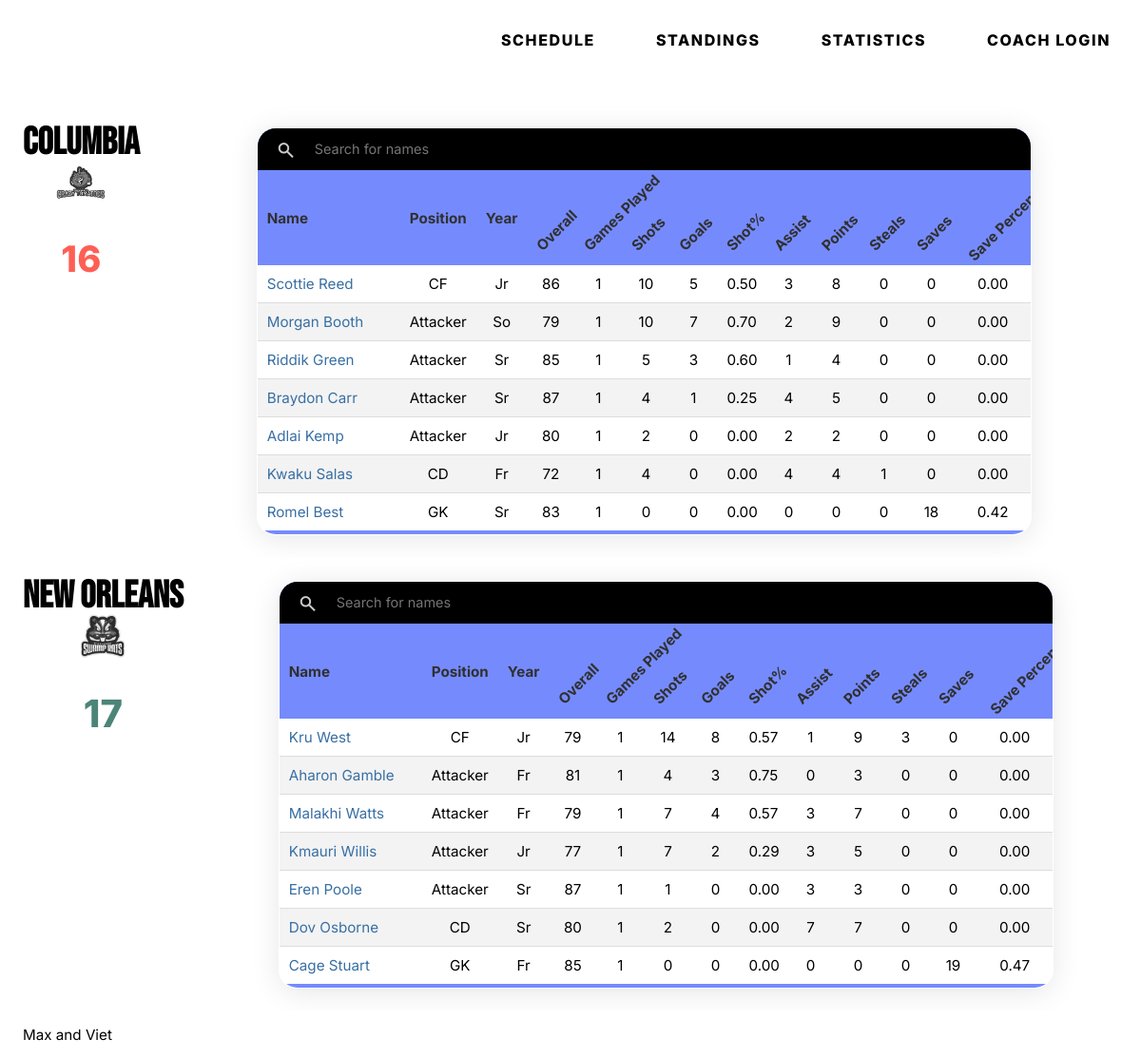
The page /2/boxscore/ on the database as committed earlier.
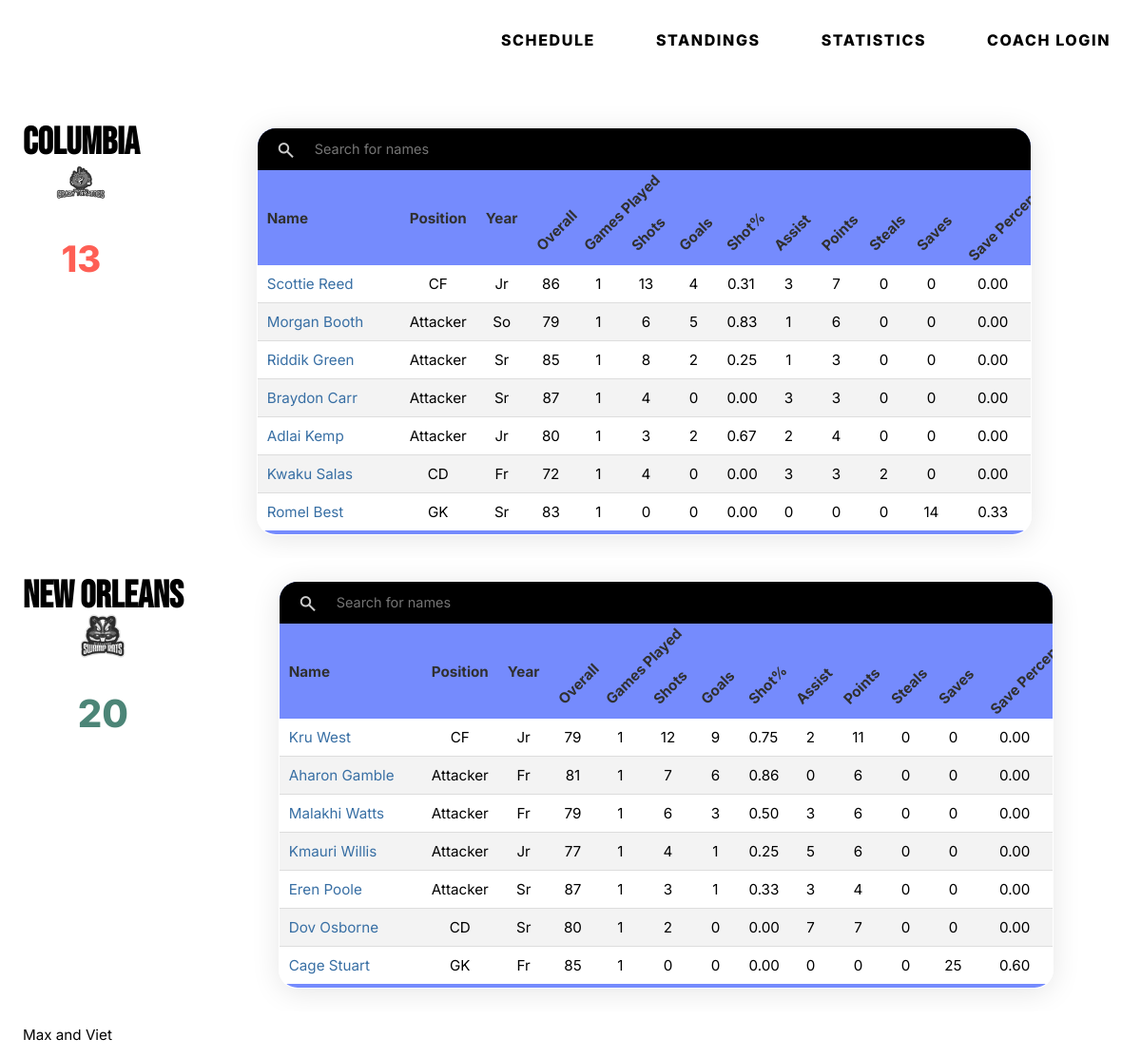
The same page on the database as committed later.
### tables this page shows
CREATE TABLE schedule (
  schedule_id INTEGER DEFAULT NULL PRIMARY KEY AUTOINCREMENT,
  season INTEGER DEFAULT NULL,
  match_number INTEGER DEFAULT NULL,
  home_id INTEGER DEFAULT NULL,
  away_id INTEGER DEFAULT NULL,
  home_goals INTEGER DEFAULT NULL,
  away_goals INTEGER DEFAULT NULL,
  match_type text,
  competition_abb text,
  competition_type text,
  tiebreaker text,
  played text,
  commentary text,
  boxscore text,
  debug text,
  html_report text,
  home_rating double DEFAULT NULL,
  away_rating double DEFAULT NULL
);

CREATE TABLE players_stats (
  id integer NOT NULL PRIMARY KEY AUTOINCREMENT,
  season text,
  player_id text,
  age text,
  team_id text,
  opp_team_id text,
  match_number text,
  position text,
  game_played text,
  shots text,
  goals text,
  shot_percentage text,
  assists text,
  points text,
  steals text,
  goals_allowed text,
  saves text,
  save_percentage text,
  match_rating text
);

CREATE TABLE players (
  player_id INTEGER DEFAULT NULL PRIMARY KEY AUTOINCREMENT,
  team_id INTEGER DEFAULT NULL,
  first_name text,
  last_name text,
  age text,
  position text,
  jersey INTEGER NOT NULL DEFAULT '0',
  swimming INTEGER NOT NULL DEFAULT '0',
  ballhandling INTEGER NOT NULL DEFAULT '0',
  passing INTEGER NOT NULL DEFAULT '0',
  shooting INTEGER NOT NULL DEFAULT '0',
  defense INTEGER NOT NULL DEFAULT '0',
  goalkeeping INTEGER NOT NULL DEFAULT '0',
  fit INTEGER NOT NULL DEFAULT '0',
  aggression INTEGER NOT NULL DEFAULT '0',
  overall INTEGER NOT NULL DEFAULT '0'
);

### main.py (the view)
@app.route('/<int:id>/boxscore/', methods=('GET', 'POST'))
def schedule_boxscore(id):
  conn = get_db_connection()
  teams = conn.execute('SELECT * FROM teams').fetchall()
  schedule = conn.execute('SELECT * FROM schedule WHERE schedule_id = ?', (id,)).fetchone()
  print(schedule)
  matchnumber = conn.execute(
    "SELECT COUNT(DISTINCT match_number) AS count FROM schedule").fetchone(
    )['count']
  player_stats = conn.execute(
    'SELECT p.player_id AS id, p.last_name AS last, p.first_name AS first, p.team_id AS team_id, p.age AS year, ps.position AS position, p.overall AS overall, ps.game_played AS game_played, ps.shots as shots, ps.goals AS goals, ps.shot_percentage AS shot_percentage, ps.assists AS assists, ps.points AS points, ps.steals AS steals, ps.saves AS saves, ps.save_percentage AS save_percentage, ps.match_number AS match_number FROM players_stats AS ps INNER JOIN players AS p ON p.player_id = ps.player_id'
  ).fetchall()
  conn.close()
  return render_template("schedule_boxscore.html",
                         title="This Week's schedule",
                         teams=teams,
                         schedule=schedule,
                         matchnumber=matchnumber, player_stats=player_stats)

### main.py (called while the page is built)
def get_db_connection():
  conn = sqlite3.connect('database.db')
  conn.row_factory = sqlite3.Row
  return conn

### templates/schedule_boxscore.html (shortened to what the changed rows need)
{% extends 'template.html' %}
{% block content %}
    <main class="paddingtop">
      {% for team in teams %}
        {% if schedule['home_id'] == team['team_id'] %}
      <div class="grid-table tabcontent" id="all">
          <h2 class="team-style">
                    {{ team["name"] }}
            <a href="{{ url_for('displayTeam', id=schedule['home_id']) }}" class="team-logo-wrapper">
                        <img class="grey-filter" src="{{ url_for('static',filename=team['logo']) }}" alt="{{ schedule['home_id'] }}"> </a>
            {% if schedule['home_goals'] > schedule['away_goals'] %}
                    <p class="win" style="font-size:40px">{{ schedule['home_goals'] }}</p>
                    {% elif schedule['home_goals'] < schedule['away_goals'] %}
                    <p class="loose">{{ schedule['home_goals'] }}</p>
                    {% else %}
                    <p class="win">{{ schedule['home_goals'] }}</p>
                    {% endif %}
            </h2>
          <table class="styled-table glass" class="sortable" id="searchTable">
          <thead>
              <tr>
                <th class="search" colspan="15" style="background: black;color: white; text-transform: uppercase; text-align:center;letter-spacing: 0.3em; padding:8px 10px 0px 10px;">
                  <span class="material-symbols-outlined">
                  </span>
                  <input style="border-radius:13px;"type="text" id="searchInput" onkeyup="searchTable()" placeholder="Search for names">
                </th>
              </tr>
              <tr>
                  <th><div>Name</div></th>
                  <th>Position</th>
                  <th>Year</th>
                  <th>Overall</th>
                  <th>Games Played</th>
                  <th>Shots</th>
                  <th>Goals</th>
                  <th>Shot%</th>
                  <th>Assist</th>
                  <th>Points</th>
                  <th>Steals</th>
                  <th>Saves</th>
                  <th>Save Percentage</th>
              </tr>
          </thead>
          <tbody>
            {% for stat in player_stats %}
            {% if stat['team_id'] == team['team_id'] %}
              {% if stat['match_number'] == "{}".format(schedule['match_number']) %}
                <tr>
                    <td><div><a href="{{ url_for('displayPlayer', id=stat['id']) }}">{{ stat['first'] }} {{ stat['last'] }}</a></div></td>
                    <td align ="center">{{ stat["position"] }}</td>
                    <td align ="center">{{ stat["year"] }}</td>
                    <td align ="center">{{ stat["overall"] }}</td>
                    <td align ="center">{{ stat["game_played"] }}</td>
                    <td align ="center">{{ stat["shots"] }}</td>
                    <td align ="center">{{ stat["goals"] }}</td>
                    <td align ="center">{{ "%.2f"|format(stat["shot_percentage"]|float) }}</td>
                    <td align ="center">{{ stat["assists"] }}</td>
                    <td align ="center">{{ stat["points"] }}</td>
                    <td align ="center">{{ stat["steals"] }}</td>
                    <td align ="center">{{ stat["saves"] }}</td>
                    <td align ="center">{{ "%.2f"|format(stat["save_percentage"]|float) }}</td>
                </tr>
              {% endif %}
            {% endif %}
            {% endfor %}
            {% endif %}
            {% endfor %}
          </tbody>
        </table>
        </div>
      {% for team in teams %}
      {% if schedule['away_id'] == team['team_id'] %}
      <div class="grid-table tabcontent" id="all">
          <h2 class="team-style">{{ team["name"] }}  <a href="{{ url_for('displayTeam', id=schedule['home_id']) }}" class="team-logo-wrapper">
                        <img class="grey-filter" src="{{ url_for('static',filename=team['logo']) }}" alt="{{ schedule['home_id'] }}"> </a> {% if schedule['away_goals'] > schedule['home_goals'] %}
                  <p class="win" style="font-size:40px">{{ schedule['away_goals'] }}</p>
                  {% elif schedule['away_goals'] < schedule['home_goals'] %}
                  <p class="loose" style="font-size:40px">{{ schedule['away_goals'] }}</p>
                  {% else %}
                  <p class="win" style="font-size:40px">{{ schedule['away_goals'] }}</p>
                  {% endif %} </h2>
          <table class="styled-table glass" class="sortable" id="searchTable">
          <thead>
              <tr>
                <th class="search" colspan="15" style="background: black;color: white; text-transform: uppercase; text-align:center;letter-spacing: 0.3em; padding:8px 10px 0px 10px;">
                  <span class="material-symbols-outlined">
                  </span>
                  <input style="border-radius:13px;"type="text" id="searchInput" onkeyup="searchTable()" placeholder="Search for names">
                </th>
              </tr>
              <tr>
                  <th><div>Name</div></th>
                  <th>Position</th>
                  <th>Year</th>
                  <th>Overall</th>
                  <th>Games Played</th>
                  <th>Shots</th>
                  <th>Goals</th>
                  <th>Shot%</th>
                  <th>Assist</th>
                  <th>Points</th>
                  <th>Steals</th>
                  <th>Saves</th>
                  <th>Save Percentage</th>
              </tr>
          </thead>
          <tbody>
            {% for stat in player_stats %}
            {% if stat['team_id'] == team['team_id'] %}
            {% if stat['match_number'] == "{}".format(schedule['match_number']) %}
              <tr>
                  <td><div><a href="{{ url_for('displayPlayer', id=stat['id']) }}">{{ stat['first'] }} {{ stat['last'] }}</a></div></td>
                  <td align ="center">{{ stat["position"] }}</td>
                  <td align ="center">{{ stat["year"] }}</td>
                  <td align ="center">{{ stat["overall"] }}</td>
                  <td align ="center">{{ stat["game_played"] }}</td>
                  <td align ="center">{{ stat["shots"] }}</td>
                  <td align ="center">{{ stat["goals"] }}</td>
                  <td align ="center">{{ "%.2f"|format(stat["shot_percentage"]|float) }}</td>
                  <td align ="center">{{ stat["assists"] }}</td>
                  <td align ="center">{{ stat["points"] }}</td>
                  <td align ="center">{{ stat["steals"] }}</td>
                  <td align ="center">{{ stat["saves"] }}</td>
                  <td align ="center">{{ "%.2f"|format(stat["save_percentage"]|float) }}</td>
              </tr>
            {% endif %}
            {% endif %}
            {% endfor %}
            {% endif %}
            {% endfor %}
          </tbody>
        </table>
        </div>
    </main>
{% endblock %}

Rows that differ between the two databases and show on the page:
changed schedule: home_goals "16" → "13"; away_goals "17" → "20"
changed players_stats "Scottie": shots "10" → "13"; goals "5" → "4"; shot_percentage "0.50" → "0.31"; points "8" → "7"
changed players_stats "Morgan": shots "10" → "6"; goals "7" → "5"; shot_percentage "0.70" → "0.83"; assists "2" → "1"; points "9" → "6"
changed players_stats "Riddik": shots "5" → "8"; goals "3" → "2"; shot_percentage "0.60" → "0.25"; points "4" → "3"
changed players_stats "Braydon": goals "1" → "0"; shot_percentage "0.25" → "0.00"; assists "4" → "3"; points "5" → "3"
changed players_stats "Adlai": shots "2" → "3"; goals "0" → "2"; shot_percentage "0.00" → "0.67"; points "2" → "4"
changed players_stats "Kwaku": assists "4" → "3"; points "4" → "3"; steals "1" → "2"
changed players_stats "Romel": saves "18" → "14"; save_percentage "0.42" → "0.33"
changed players_stats "Kru": shots "14" → "12"; goals "8" → "9"; shot_percentage "0.57" → "0.75"; assists "1" → "2"; points "9" → "11"; steals "3" → "0"
changed players_stats "Aharon": shots "4" → "7"; goals "3" → "6"; shot_percentage "0.75" → "0.86"; points "3" → "6"
changed players_stats "Malakhi": shots "7" → "6"; goals "4" → "3"; shot_percentage "0.57" → "0.50"; points "7" → "6"
changed players_stats "Kmauri": shots "7" → "4"; goals "2" → "1"; shot_percentage "0.29" → "0.25"; assists "3" → "5"; points "5" → "6"
changed players_stats "Eren": shots "1" → "3"; goals "0" → "1"; shot_percentage "0.00" → "0.33"; points "3" → "4"
changed players_stats "Cage": saves "19" → "25"; save_percentage "0.47" → "0.60"
